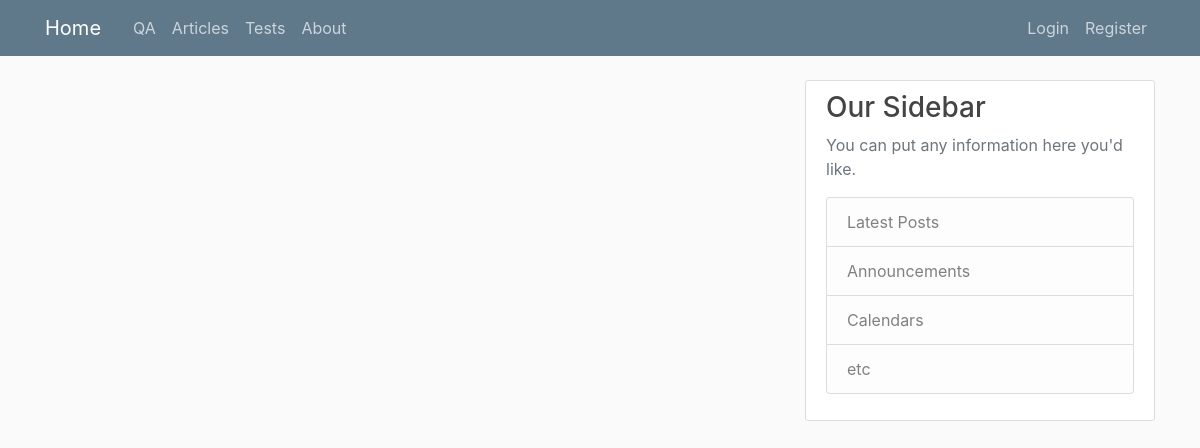
The app's page /, older data.
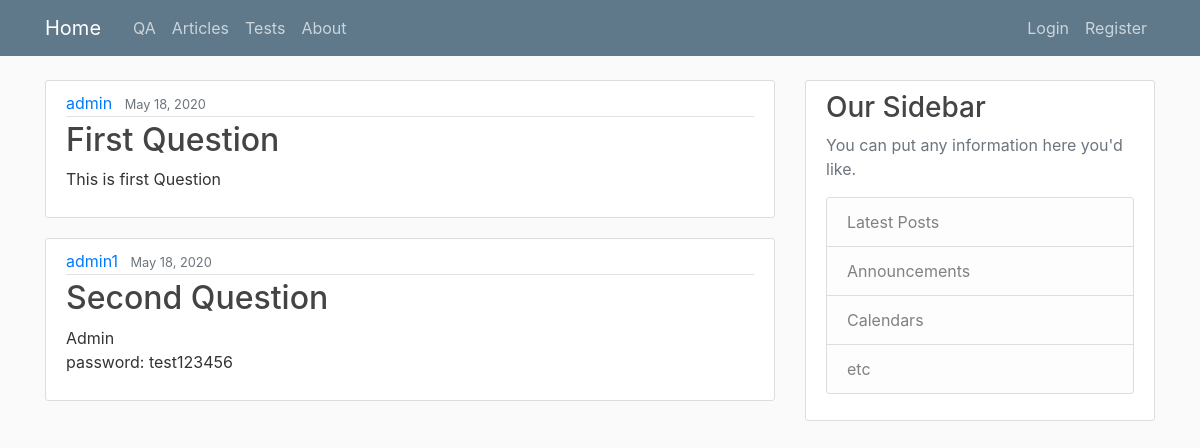
The same page, newer data.
### qa/models.py (models this page shows, shortened)
class Question(models.Model):
	title = models.CharField(max_length=100)
	content = models.TextField()
	date_posted = models.DateTimeField(default=timezone.now)
	author = models.ForeignKey(User, on_delete=models.CASCADE)

### base/views.py (the view)
# urls.py: path('', views.home, name='home'),
def home(request):
	context = {
		'posts': Post.objects.all()
	}
	return render(request, 'base/home.html', context)

### base/templates/base/home.html
{% extends "base/common.html" %}
{% block content %}
	{% for post in posts %}
		<article class="media content-section">
          <div class="media-body">
            <div class="article-metadata">
              <a class="mr-2" href="#">{{ post.author }}</a>
              <small class="text-muted">{{ post.date_posted|date:"F d, Y" }}</small>
            </div>
            <h2><a class="article-title" href="#">{{ post.title }}</a></h2>
            <p class="article-content">{{ post.content }}</p>
          </div>
        </article>
	{% endfor %}
{% endblock %}

### base/templates/base/common.html (shortened to what this page needs)
{% load static %}
<!DOCTYPE html>
<html>
<head>
    <link rel="stylesheet" type="text/css" href="{% static 'base/bootstrap.min.css' %}">
    <link rel="stylesheet" type="text/css" href="{% static 'base/main.css' %}">
</head>
<body>
    <header class="site-header">
      <nav class="navbar navbar-expand-md navbar-dark bg-steel fixed-top">
        <div class="container">
          <a class="navbar-brand mr-4" href="{% url 'home' %}">Home</a>
          <div class="collapse navbar-collapse" id="navbarToggle">
            <div class="navbar-nav mr-auto">
              <a class="nav-item nav-link" href="{% url 'qa' %}">QA</a>
              <a class="nav-item nav-link" href="{% url 'article' %}">Articles</a>
              <a class="nav-item nav-link" href="{% url 'tst' %}">Tests</a>
              <a class="nav-item nav-link" href="{% url 'about' %}">About</a>
            </div>
            <div class="navbar-nav">
              <a class="nav-item nav-link" href="#">Login</a>
              <a class="nav-item nav-link" href="#">Register</a>
            </div>
          </div>
        </div>
      </nav>
    </header>
    <main role="main" class="container">
      <div class="row">
        <div class="col-md-8">
          {% block content %}{% endblock %}
        </div>
        <div class="col-md-4">
          <div class="content-section">
            <h3>Our Sidebar</h3>
            <p class='text-muted'>You can put any information here you'd like.
              <ul class="list-group">
                <li class="list-group-item list-group-item-light">Latest Posts</li>
                <li class="list-group-item list-group-item-light">Announcements</li>
                <li class="list-group-item list-group-item-light">Calendars</li>
                <li class="list-group-item list-group-item-light">etc</li>
              </ul>
            </p>
          </div>
        </div>
      </div>
    </main>
</body>
</html>

### base/static/base/main.css (style rules this page uses)
body { background: #fafafa; color: #333333; margin-top: 5rem; }
h1, h2, h3, h4, h5, h6 { color: #444444; }
ul { margin: 0; }
.bg-steel { background-color: #5f788a; }
.site-header .navbar-nav .nav-link { color: #cbd5db; }
.content-section { background: #ffffff; padding: 10px 20px; border: 1px solid #dddddd; border-radius: 3px; margin-bottom: 20px; }
.article-title { color: #444444; }
.article-content { white-space: pre-line; }
.article-metadata { padding-bottom: 1px; margin-bottom: 4px; border-bottom: 1px solid #e3e3e3 }

Row changes from the older to the newer data that the page shows:
added Question: author "admin", date_posted "May 18, 2020", title "First Question", content "This is first Question"
added Question: author "admin1", date_posted "May 18, 2020", title "Second Question", content "Admin password: test123456"
